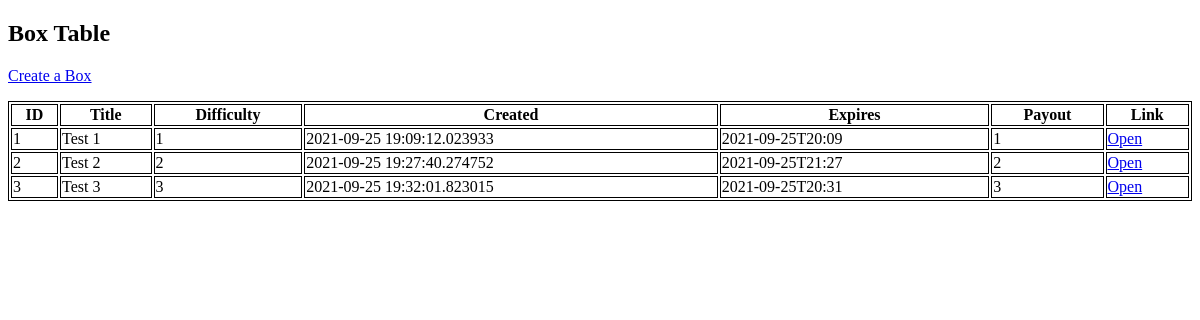
/table, run on an earlier commit of the app's database.
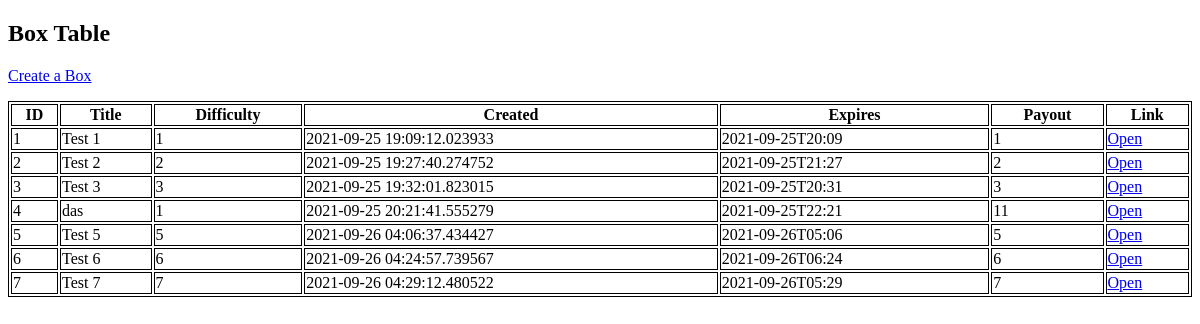
And on a later commit of the database.
### tables this page shows
CREATE TABLE contracts (
    id INTEGER PRIMARY KEY AUTOINCREMENT,
    title TEXT NOT NULL,
    descript TEXT,
    difficulty INTEGER NOT NULL,
    creation_date DATETIME NOT NULL,
    expiration_date DATETIME NOT NULL,
    payout INTEGER NOT NULL,
    test_filename TEXT NOT NULL
);

### flaskw/__init__.py (the view)
    @app.route('/table')
    def table():
        return render_template('basicTable.html',
                               contracts=db.get_contracts())

### flaskw/db.py (called while the page is built)
def get_db():
    if 'db' not in g:
        g.db = sqlite3.connect(
            current_app.config['DATABASE'],
            detect_types=sqlite3.PARSE_DECLTYPES
        )
        g.db.row_factory = sqlite3.Row
    return g.db

def get_contracts():
    db = get_db()
    contracts = db.execute('SELECT * FROM contracts').fetchall()
    ret = list()
    for contract in contracts:
        ret.append(list(contract))
    return ret

### flaskw/templates/basicTable.html (shortened to what this page needs)
<!DOCTYPE html>
<html>
<body>
<h2>Box Table</h2>
<p>
  <a href="{{url_for('create')}}">Create a Box</a>
</p>
<table style="width:100%">
  <tr>
    <th>ID</th>
    <th>Title</th>
    <th>Difficulty</th>
    <th>Created</th>
    <th>Expires</th>
    <th>Payout</th>
    <th>Link</th>
  </tr>
{% for contract in contracts %}
  <tr>
    <td>{{ contract[0] }}</td>
    <td>{{ contract[1] }}</td>
    <td>{{ contract[3] }}</td>
    <td>{{ contract[4] }}</td>
    <td>{{ contract[5] }}</td>
    <td>{{ contract[6] }}</td>
    <td><a href="{{url_for('viewContract', id=contract[0])}}">Open</a></td>
  </tr>
{% endfor %}
</table>
</body>
</html>

What changed in the data, as far as the page shows it:
added contracts: id "4", title "das", difficulty "1", creation_date "2021-09-25 20:21:41.555279", expiration_date "2021-09-25T22:21", payout "11"
added contracts: id "5", title "Test 5", difficulty "5", creation_date "2021-09-26 04:06:37.434427", expiration_date "2021-09-26T05:06", payout "5"
added contracts: id "6", title "Test 6", difficulty "6", creation_date "2021-09-26 04:24:57.739567", expiration_date "2021-09-26T06:24", payout "6"
added contracts: id "7", title "Test 7", difficulty "7", creation_date "2021-09-26 04:29:12.480522", expiration_date "2021-09-26T05:29", payout "7"
